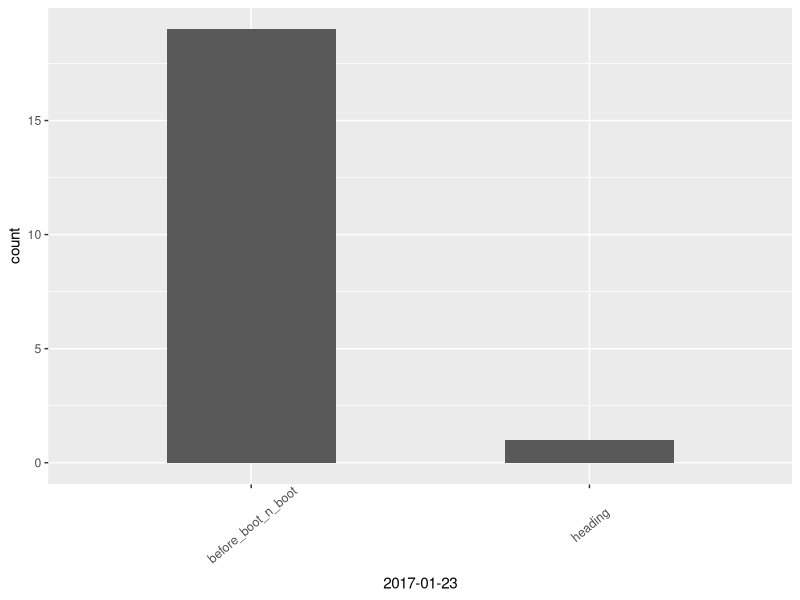
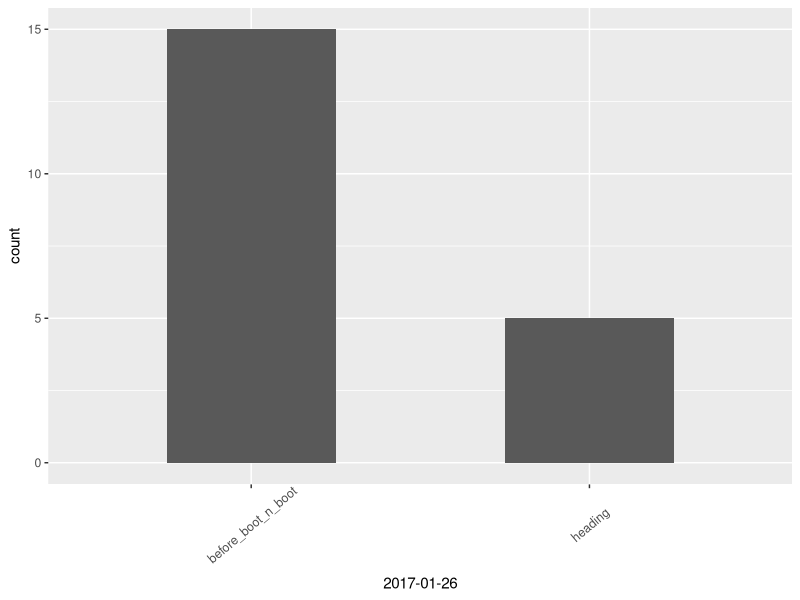
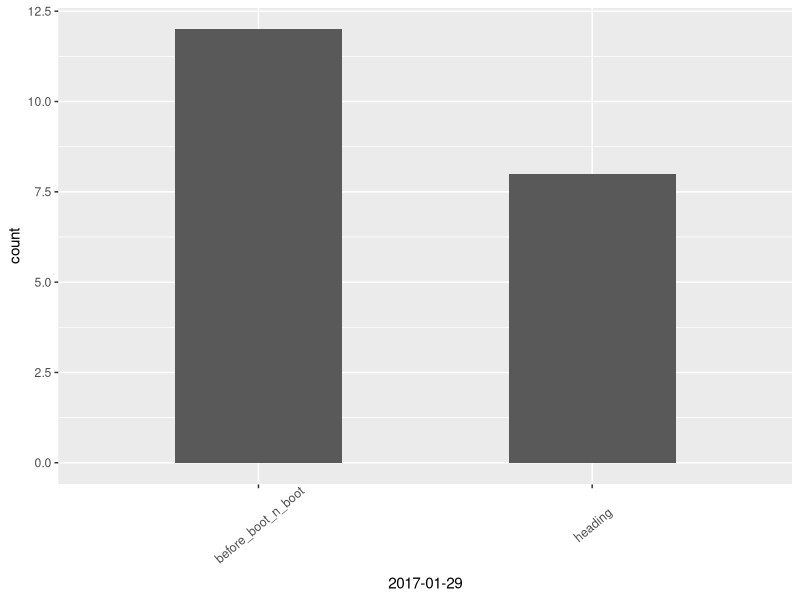
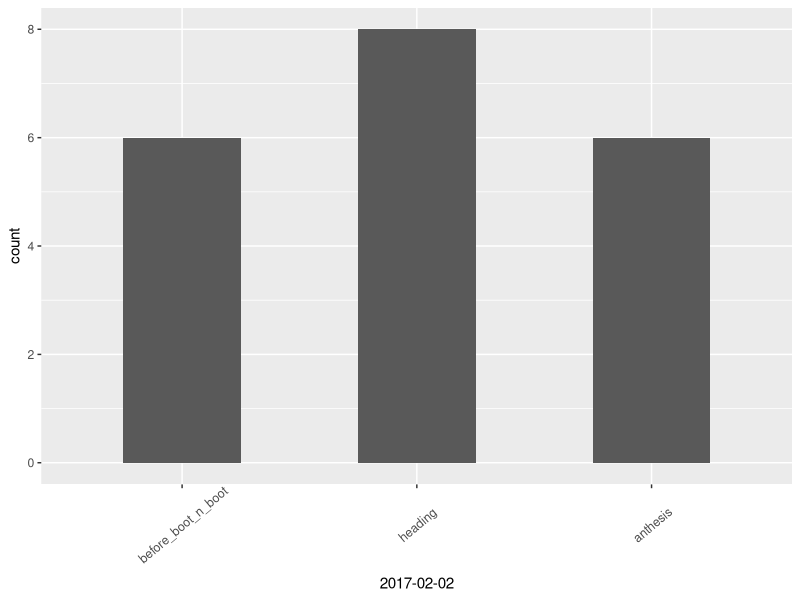

Write R code to recreate these figures, in order.
## ---- chunk 1
knitr::opts_chunk$set(cache = TRUE, echo = TRUE, 
                      tidy.opts = list(width.cutoff=50), 
                      eval = TRUE, fig.align = "center", fig.asp = 0.6, 
                      message = FALSE, warning = FALSE)
options(knitr.kable.NA = "", digits = 3)
library(tidyverse)
## ---- chunk 2
head_boot <- read_csv(here::here("content", "blog", "data", "factor_data.csv"), na = "") %>% 
  mutate_if(is.character, factor)
# str(head_boot)
knitr::kable(head(head_boot), format = "html", align = "c") %>% 
  kableExtra::kable_styling(bootstrap_options = c("striped", "hover"), 
                            font_size = 10, position = "center") %>% 
  kableExtra::row_spec(0, bold = TRUE) %>% 
  kableExtra::column_spec(1, bold = TRUE)
## ---- chunk 3
# original dataframe
head_boot %>% 
  select_if(is.factor) %>% 
  map_int(function(x)length(levels(x)))

# subsetted to obtain a dataframe where one factors has either "s" or "0" levels only
subset.data.frame(head_boot, 
                  subset = head_boot$jan_23_2017 %in% c("s", "0"), 
                  select = sapply(head_boot, is.factor)) %>% 
  map_int(function(x)length(levels(x)))

## ---- chunk 4
suit_labels <- factor(c("before_boot_n_boot", "heading", "anthesis"), 
                      levels = c("before_boot_n_boot", "heading", "anthesis"), 
                      ordered = T)

# what are all the levels
head_boot_lvl <- head_boot %>% 
  select_if(is.factor) %>% 
  map(levels) %>% 
  unlist() %>% 
  unique()

# create all combinations of factor levels of the dataset
# purrr::cross_df preserves the order, tidyr::crossing doesn't
possible_hb_lvl <- cross_df(list(post  = factor(c("m", "", "p"), ordered = TRUE), 
      pre = factor(c("b", "f", "a", "s", "1", "2", 
                     "3", "4", "10", "11", "12"), ordered = TRUE))) %>% 
  select(rev(everything())) %>% 
  # arrange(match(post, c("m", "", "p"))) %>% # don't need this ordering 
  unite(col = "pre_post", sep = "") %>% 
  add_row(pre_post = "0", .before = 1) %>% 
  mutate(pre_post = factor(pre_post, levels = pre_post, ordered = TRUE))

# mutate original dataframe to represent ordinal factors
head_boot <- head_boot %>% 
  mutate_if(is.factor, function(x)factor(x, levels = possible_hb_lvl$pre_post, labels = possible_hb_lvl$pre_post, ordered = TRUE))

# function to recode factor levels (better to use `fct_recode()`)
fct_minimize <- function(x)case_when(x < "1m" ~ suit_labels[1], 
                                     x >= "1m" & x < "10m" ~ suit_labels[2], 
                                     x >= "10m" ~ suit_labels[3], 
                                     TRUE ~ NA)

# mutate original dataframe with function to recode factor levels
head_boot <- head_boot %>% 
  mutate_if(is.factor, fct_minimize)

str(head_boot)
## ---- chunk 5
knitr::kable(head(head_boot), format = "html", align = "c") %>% 
  kableExtra::kable_styling(bootstrap_options = c("striped", "hover"), 
                            font_size = 10, position = "center") %>% 
  kableExtra::row_spec(0, bold = TRUE) %>% 
  kableExtra::column_spec(1, bold = TRUE)
## ---- chunk 6
walk2(.x = head_boot %>% select(jan_23_2017:feb_02_2017) %>% colnames(),
      .y = as.character(strptime(str_subset(colnames(head_boot), "^\\w{3}_\\d{2}"), 
                                 format = "%b_%d_%Y")),
      .f = ~print(ggplot(aes(x = get(.x)), data = head_boot) +
                    geom_bar(position = "dodge", stat = "count", width = .5) +
                    xlab(.y) +
                    theme(axis.text.x = element_text(angle = 40, size = 9, vjust = 0.6))))
## ---- chunk 7
# credit: https://stackoverflow.com/a/46340237/6725057
head_boot %>% 
  select_if(is.factor) %>% 
  tidyr::gather(date, stage) %>% 
  dplyr::group_by(date, stage) %>% 
  dplyr::count() %>% 
  dplyr::ungroup() %>% 
  tidyr::spread(date, n) %>% 
  knitr::kable(format = "html", align = "c") %>% 
  kableExtra::kable_styling(bootstrap_options = c("striped", "hover"), 
                            font_size = 10, position = "center") %>% 
  kableExtra::row_spec(0, bold = TRUE) %>% 
  kableExtra::column_spec(1, bold = TRUE)
